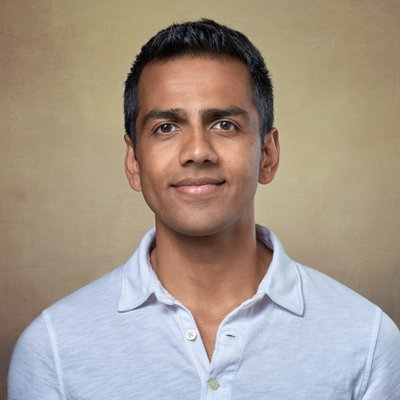
#> input picture server/src/tmp/pic.jpeg, 400 x 400 px
$ python app.py ../tmp/pic.jpeg
#> lines starting #> are read from the running program, lines starting #| are printed output that depends on the picture
import cv2
import sys
import numpy as np
from PIL import Image

imagePath = sys.argv[1]

# convert to rgba
image = Image.open(imagePath)
#> image is the input picture: PIL image 400x400 RGB; mean R, G, B 164.8, 151.4, 139.1
image.convert("RGBA").save('image.png')

image = cv2.imread("image.png", -1)
#> image: shape (400, 400, 4)
gray = cv2.cvtColor(image, cv2.COLOR_BGR2GRAY)
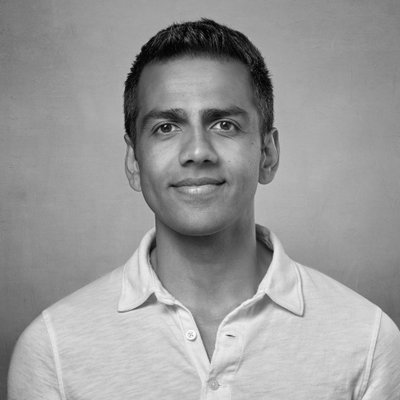
#> gray: shape (400, 400); min 0, max 255, mean 154

alpha = 0.0
beta = 1 - alpha
gamma = 0.0

faceCascade = cv2.CascadeClassifier(cv2.data.haarcascades + "haarcascade_frontalface_default.xml")
faces = faceCascade.detectMultiScale(
        gray,
        scaleFactor=1.3,
        minNeighbors=3,
        minSize=(30, 30)
)
#> faces = [[120, 61, 160, 160]]

print("Found {0} Faces!".format(len(faces)))
#| Found 1 Faces!

for (x, y, w, h) in faces:
    sub_img = image[y:y+h, x:x+w]
    white_rect = np.ones(sub_img.shape, dtype=np.uint8) * 0

    res = cv2.addWeighted(sub_img, alpha, white_rect, beta, gamma)

    # Putting the image back to its position
    image[y:y+h, x:x+w] = res
#> this loop made 1 pass
#> pass 1, `sub_img = image[y:y+h, x:x+w]`:
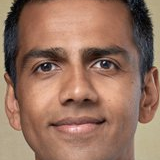
#> sub_img: shape (160, 160, 4); mean B, G, R, A 96.5, 115, 151.5, 255
#> after the loop:
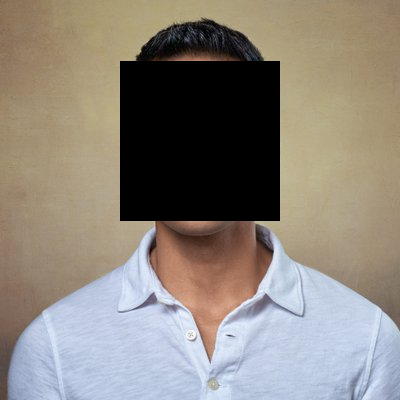
#> image: shape (400, 400, 4); mean B, G, R, A 123.7, 133, 140.5, 214.2

# resize to square image
size = min(int(image.shape[1]), int(image.shape[0]))
#> size = 400
dim = (size, size)
#> dim = (400, 400)

resized = cv2.resize(image, dim, interpolation = cv2.INTER_AREA)
print('Resized Dimensions : ',resized.shape)
#| Resized Dimensions :  (400, 400, 4)

status = cv2.imwrite('faces_resized.png', resized)
print ("Image faces_resized.jpg written to filesystem: ",status)
#| Image faces_resized.jpg written to filesystem:  True

$ run again, on server/src/tmp/input.png
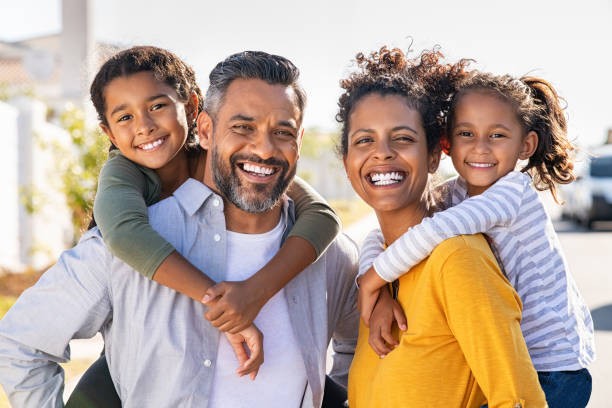
#> input picture server/src/tmp/input.png, 612 x 408 px
#> image is the input picture: PIL image 612x408 RGB; mean R, G, B 186.6, 167.7, 155.4
#> faces = [[24, 127, 56, 56], [444, 107, 77, 77], [93, 77, 89, 89], [213, 91, 104, 104], [334, 100, 101, 101]]
#| Found 5 Faces!
#> the loop `for (x, y, w, h) in faces:` made 5 passes
#> after the loop `for (x, y, w, h) in faces:`:
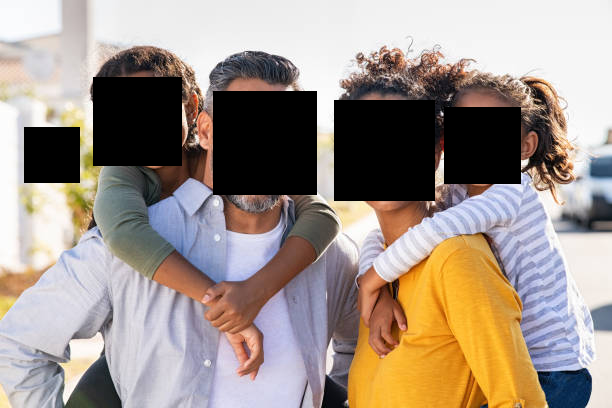
#> image: shape (408, 612, 4); mean B, G, R, A 138, 147.3, 160.1, 216.2
#> size = 408
#> dim = (408, 408)
#> `resized = cv2.resize(image, dim, interpolation = cv2.INTER_AREA)`:
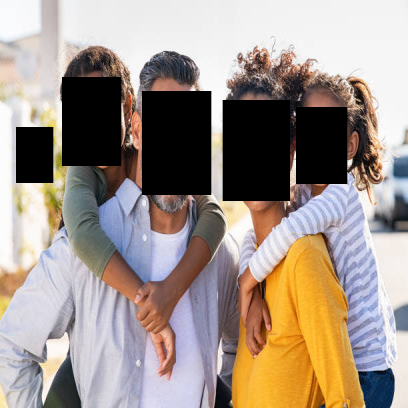
#> resized: shape (408, 408, 4); mean B, G, R, A 138, 147.3, 160.1, 216.2
#| Resized Dimensions :  (408, 408, 4)
#| Image faces_resized.jpg written to filesystem:  True
